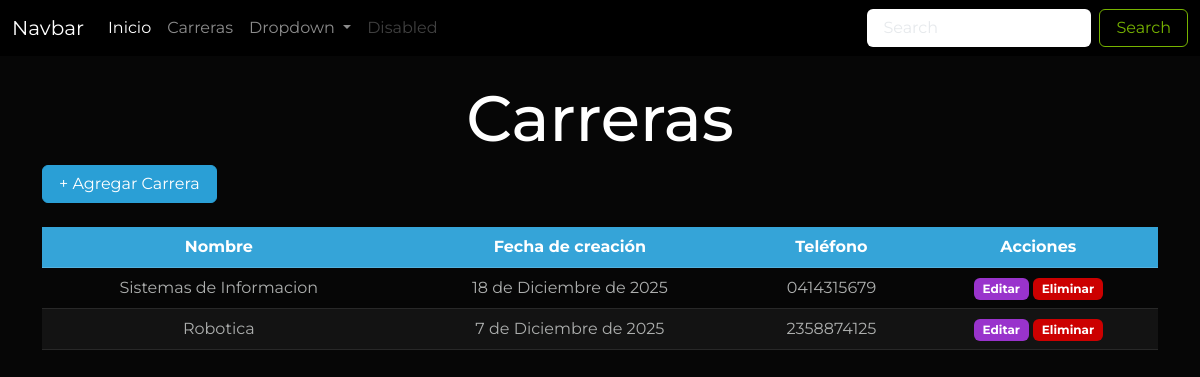
/carreras/, run on an earlier commit of the app's database.
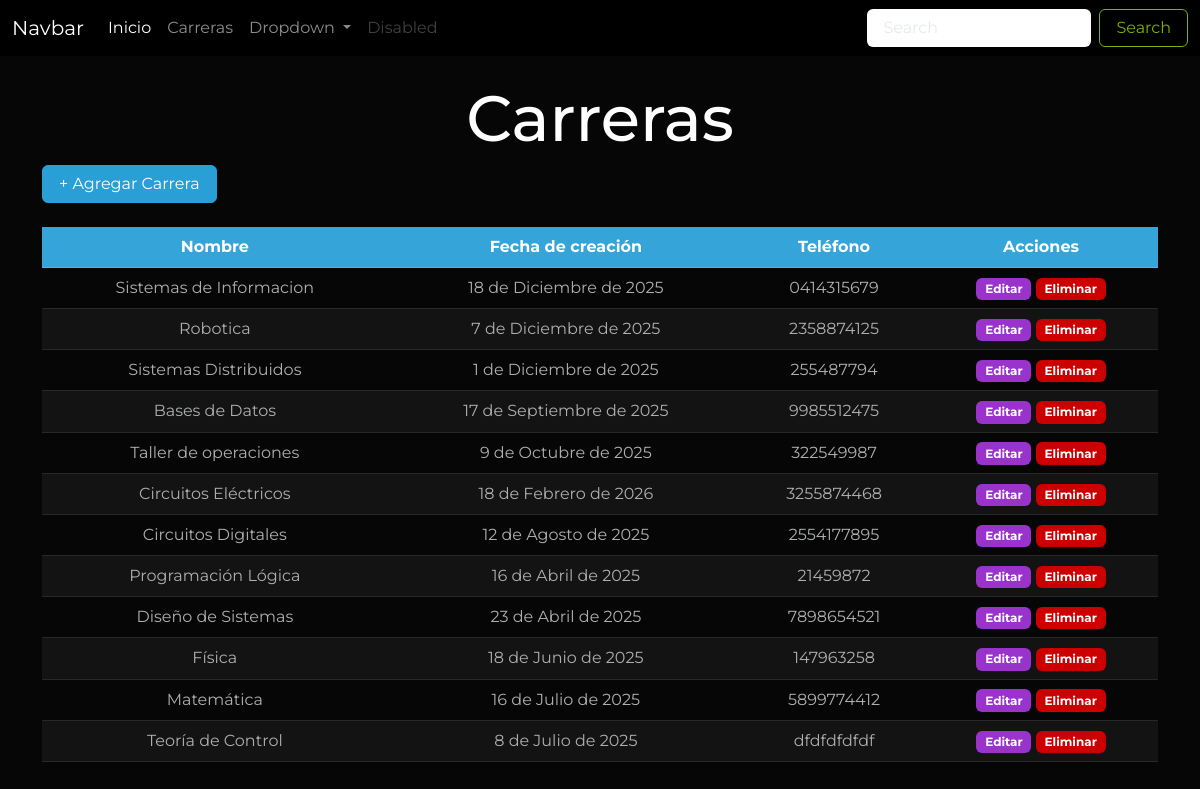
And on a later commit of the database.
### Aplicaciones/Educacion/models.py (models this page shows, shortened)
class Carrera(models.Model):
    id_car=models.AutoField(primary_key=True)
    nombre_car=models.CharField(max_length=50)
    fecha_creacion_car=models.DateField()
    telefono_car=models.CharField(max_length=10)

### Aplicaciones/Educacion/views.py (the view)
# urls.py: path('carreras/', views.carreras, name="carreras"),
def carreras(request):
    carrerasDbb = Carrera.objects.all()
    return render(request, 'carreras.html', {
        "carreras" : carrerasDbb
    })

### Aplicaciones/Educacion/templates/carreras.html (shortened to what this page needs)
{% extends 'plantilla.html' %} {% load static %}
{% block contenido %}
<div class="container">
    <h1 class="text-center mt-4">Carreras</h1>
    <button type="button" class="btn btn-primary mb-4" data-bs-toggle="modal" data-bs-target="#exampleModal">
    + Agregar Carrera
    </button>
    {% if carreras %}
    <div class="table-responsive">
        <table class="table table-hover table-striped text-center" id="tabla">
            <thead class="table-primary">
                <tr>
                    <th>Nombre</th>
                    <th>Fecha de creación</th>
                    <th>Teléfono</th>
                    <th>Acciones</th>
                </tr>
            </thead>
            <tbody>
                {% for carrera in carreras %}
                    <tr>
                        <td>{{carrera.nombre_car}}</td>
                        <td>{{carrera.fecha_creacion_car}}</td>
                        <td>{{carrera.telefono_car}}</td>
                        <td>
                            <a href="{% url 'editar_carrera' carrera.id_car %}" class="btn badge bg-info">Editar</a>
                            <a href="javascript:void(0)"
                            onclick="eliminarFila('/eliminar_carrera/{{carrera.id_car}}', 'Carrera')"
                            class="btn badge bg-danger"
                            >Eliminar</a>
                        </td>
                    </tr>
                {% endfor %}
            </tbody>
        </table>
    </div>
    {% else %}
    <div class="alert alert-warning nt-4 text-center">
        No hay Carreras Registradas en la Base de Datos
    </div>
    {% endif %}
</div>
{% endblock contenido %}

What changed in the data, as far as the page shows it:
added Carrera: nombre_car "Sistemas Distribuidos", fecha_creacion_car "1 de Diciembre de 2025", telefono_car "255487794"
added Carrera: nombre_car "Bases de Datos", fecha_creacion_car "17 de Septiembre de 2025", telefono_car "9985512475"
added Carrera: nombre_car "Taller de operaciones", fecha_creacion_car "9 de Octubre de 2025", telefono_car "322549987"
added Carrera: nombre_car "Circuitos Eléctricos", fecha_creacion_car "18 de Febrero de 2026", telefono_car "3255874468"
added Carrera: nombre_car "Circuitos Digitales", fecha_creacion_car "12 de Agosto de 2025", telefono_car "2554177895"
added Carrera: nombre_car "Programación Lógica", fecha_creacion_car "16 de Abril de 2025", telefono_car "21459872"
added Carrera: nombre_car "Diseño de Sistemas", fecha_creacion_car "23 de Abril de 2025", telefono_car "7898654521"
added Carrera: nombre_car "Física", fecha_creacion_car "18 de Junio de 2025", telefono_car "147963258"
added Carrera: nombre_car "Matemática", fecha_creacion_car "16 de Julio de 2025", telefono_car "5899774412"
added Carrera: nombre_car "Teoría de Control", fecha_creacion_car "8 de Julio de 2025", telefono_car "dfdfdfdfdf"
